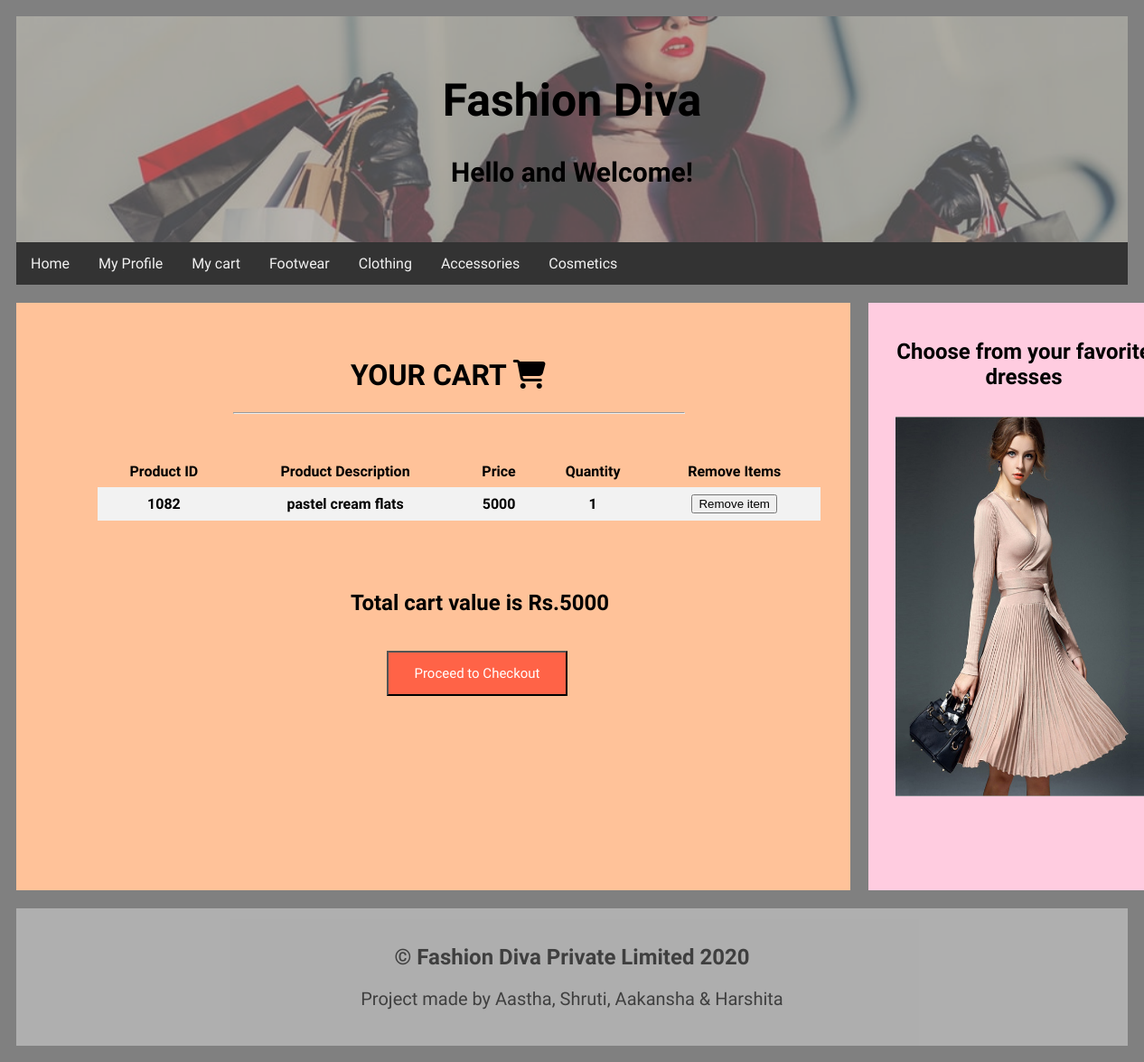
/cart.php (signed in), run on the app's committed database.
### tables this page shows
CREATE TABLE cart(
  id int(10) NOT NULL auto_increment, PRIMARY KEY (id), 
  product_id int(10) default null,
  userid int(10) default null,
  qty int(10) NOT NULL,
  product_desc varchar(255) NOT NULL,
  price int(10) NOT NULL);

### cart.php (the view, shortened to what this page needs)
<head>
</head>
<body>
<div class="header">
  <h1>Fashion Diva</h1>
  <p><b>Hello and Welcome!</b></p>
</div>
<div class="topnav">
  <a href="index1.html">Home</a>
  <a href="myprofile.php">My Profile</a>
  <a href="cart.php">My cart</a>
  <a href="footwear.php">Footwear</a>
  <a href="#">Clothing</a>
  <a href="#">Accessories</a>
  <a href="#">Cosmetics</a>
</div>
<?php
include ("config.php");
extract($_REQUEST);
$uid= $_SESSION['uid'];
?>
<?php
$quer= "select product_id,product_desc,qty,price from cart where userid=$uid";
$rq= mysqli_query($con,$quer);
$total=0;
echo "<div class='row'>
  <div class='leftcolumn'>
    <div class='card'>
      <div class='fakeimg' style='height:200px;'><h1 style='margin-left:280px;'>YOUR CART  <i class='fas fa-shopping-cart'></i></h1><hr width='500px' style='margin-left:150px;'><br><br>
	  <table>
  <tr>
  <th>Product ID</th>
  <th>Product Description</th>
  <th>Price</th>
  <th>Quantity</th>
  <th>Remove Items</th>
  </tr>";
  if(mysqli_num_rows($rq) >0)
  {
while($arr= mysqli_fetch_array($rq))
{
	$total= $total+ ($arr['price']*$arr['qty']);
echo "<tr>
  <th>$arr[product_id]</th>
  <th>$arr[product_desc]</th>
  <th>$arr[price]</th>
  <th>$arr[qty]</th>
  <form method='post' action='remove.php'>
  <input type='hidden' value='$arr[product_id]' name='id'>
  <th><input type='submit' value='Remove item' name='submit'></th></form>
  </tr>";
}
  }
echo "</table><br><br><br><h2  style='margin-left:280px;'> Total cart value is Rs.$total</h2><br><button><a href='checkout.php'>Proceed to Checkout</a></button></div></div></div>";
?>
<div class="rightcolumn">
    <div class="card2">
      <h2 style="text-align:center;">Choose from your favorite dresses</h2>
      <div class="fakeimg1" style="height:100px;"><img src="i5.jpg" width="290px" height="420px"></div>
 </div>
    </div>
	</div>
	<div class="footer">
  <h2>&copy; Fashion Diva Private Limited 2020</h2>
  <p style="text-align:center; font-size: 20px;">Project made by Aastha, Shruti, Aakansha & Harshita</p>
</div>
</body>

### cart.php (style rules this page uses)
* { box-sizing: border-box; }
body { font-family: Charm; padding: 10px; background-color: grey; }
.header { padding: 30px; text-align: center; background-image : url("bg3.png"); width:100%; height:auto; background-size: cover; background-position: center; background-repeat: no-repeat; }
.header h1 { font-size: 50px; }
.header p { font-size: 30px; }
.topnav { overflow: hidden; background-color: #333; }
.topnav a { float: left; display: inline-block; color: #f2f2f2; text-align: center; padding: 14px 16px; text-decoration: none; }
.leftcolumn { float: left; width: 75%; }
.rightcolumn { float: left; width: 25%; background-color: grey; padding-left: 20px; }
.fakeimg { width: 100%; padding: 20px; margin-left:50px; }
.fakeimg button { background-color: tomato; color: black; display: inline block; margin-left:320px; font-size: 15px; opacity: 1; cursor: pointer; width: 200px; height: 50px; }
.fakeimg button a { text-decoration: none; color:white; font-family: Charm; }
.fakeimg1 { width: 100%; padding: 10px; margin-right: 80px; }
.card { width:1090px; background-color: #ffc299; padding: 20px; margin-top: 20px; height:650px; }
.card2 { width:345px; background-color: #ffcce0; padding: 20px; margin-top: 20px; height:650px; }
.row:after { content: ""; display: table; clear: both; }
.footer { padding: 20px; text-align: center; background: #ddd; margin-top: 20px; opacity:0.5; }
table { border-collapse: collapse; width: 800px; }
th, td { text-align: center; padding: 8px; }
tr:nth-child(even) { background-color: #f2f2f2; }

### data on the page
cart: product "1082", product_desc "pastel cream flats", price "5000", qty "1"

### other printed values
$total "5000"
